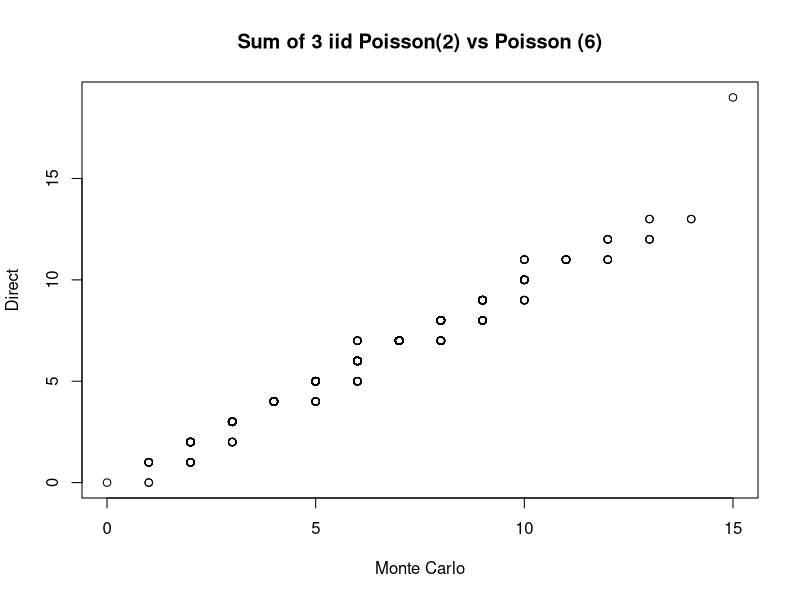
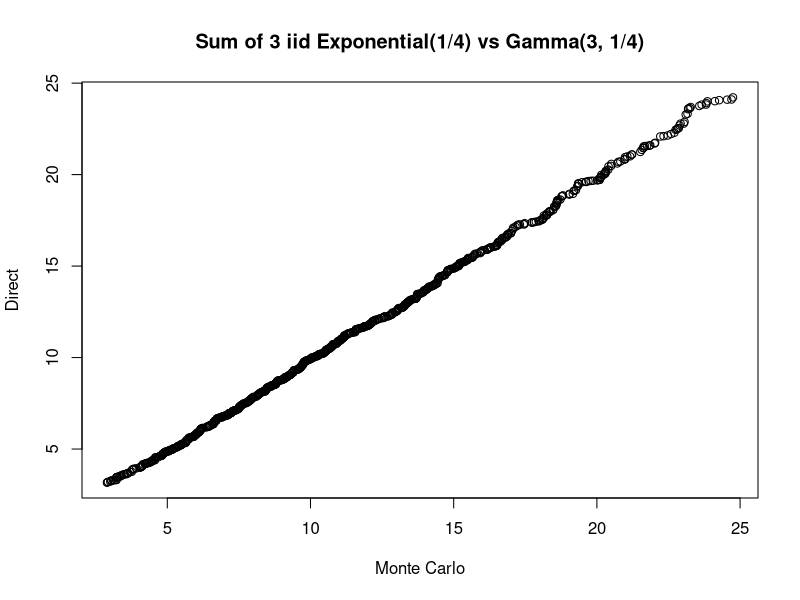

Here is the R script that generated these plots, in order:
# Ethan Chang, M.S Applied and Computational Mathematics @ JHU
# echang54@jh.edu
# 10/06/2025
# Assignment 6
# Sums of certain random variables will sometimes lead to other common random variables. The (a) iid Poisson(mean=2) and 
# (b) iid exponential(rate=1/4) are two such random variables. For each case identify the resulting distribution from summing 
# 3 of the iid random variables. I’ll describe what needs to be done next in terms of the Poisson. Convince yourself of the 
# correctness of your resulting distribution through the following exercise. First, generate three random deviates from the 
# Poisson distribution using rpois(). Add these to form a single random deviate of the sum of the three Poisson random variables. 
# Establish a vector of 1000 of these. Using your distribution finding, generate 1000 random deviates for the sum of three iid 
# Poisson random variables directly. With so many generated, a quick visual for agreement can be obtained by first sorting each 
# vector, and then plotting them in an x-y plot. Points should fall along the line y=x.
# The Monte Carlo for (b) can be run in the same way; however, I recommend that you trim the extremes, because both distributions 
# will provide a number of outliers that may disrupt the scale of your x-y plot. If v is your vector of random deviates a new 
# vector with v[51:950] should trim enough data to facilitate a good plot result.
sum_pois <- replicate(1000, sum(rpois(3, 2)))
act_pois <- rpois(1000, 3*2)

sort_spois <- sort(sum_pois)
sort_apois <- sort(act_pois)

plot(sort_spois, sort_apois,
      main = "Sum of 3 iid Poisson(2) vs Poisson (6)",
      xlab = "Monte Carlo",
      ylab = "Direct")

sum_exp <- replicate(1000, sum(rexp(3, 1/4)))
act_exp <- rgamma(1000, shape = 3, rate = 1/4)

sort_sexp <- sort(sum_exp)[51:950]
sort_aexp <- sort(act_exp)[51:950]

plot(sort_sexp, sort_aexp,
     main = "Sum of 3 iid Exponential(1/4) vs Gamma(3, 1/4)",
     xlab = "Monte Carlo",
     ylab = "Direct")
